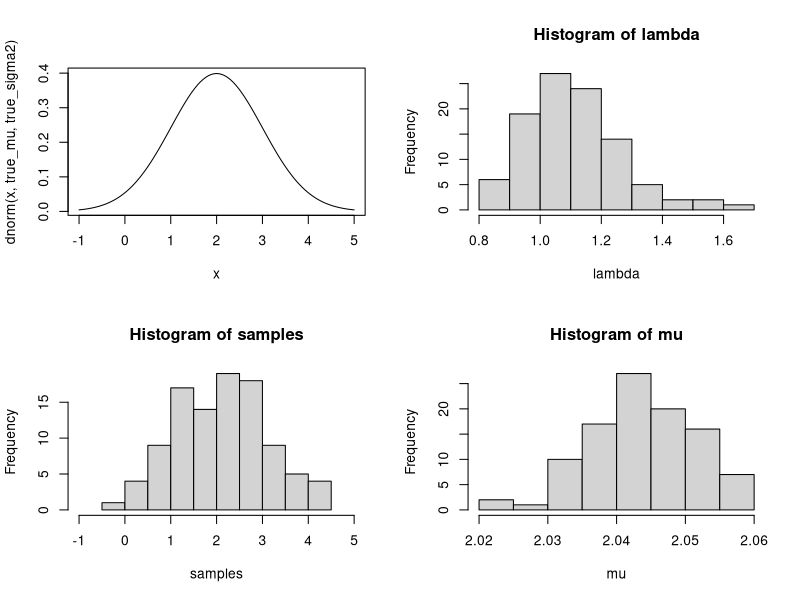

Reproduce this figure in R.
# variational_approximation_to_univariate_gaussian.R
# Author: Mark Greenaway

# This is the very first model I've ever tried to fit using variational approximations.
# This code is based entirely on the example from Section 21.5.1 on page 742 of
# Machine Learning: A Probabilistic Perspective

# Generate samples from true distribution x ~ N(2, 1^2) ----
true_mu = 2
true_sigma2 = 1^2
N = 100
x = rnorm(N, true_mu, true_sigma2)

mu_0 = 3
K_0 = 1/5
a_0 = 1
b_0 = 1
xbar = mean(x)

# These parameters are fixed ----
mu_N = (K_0 * mu_0 + N * xbar)/(K_0 + N)
a_N = a_0 + (N+1)/2

E_mu = function(mu_N)
{
  return(mu_N)
}

E_mu2 = function(mu_N, K_N)
{
  return(1/K_N + mu_N^2)
}

# Initialise ----
K_N = K_0
b_N = b_0
# Iteratively update until convergence ----
i = 1
likelihood = rep(NA, 1000)
while (TRUE) {
  K_N_last = K_N
  b_N_last = b_N
  
  K_N = (K_0 + N) * a_N/b_N
  b_N = b_0 + K_0*(E_mu2(mu_N, K_N) + mu_0^2 - 2*E_mu(mu_N) * mu_0) + 1/2*(sum(x^2 + E_mu2(mu_N, K_N) - 2*E_mu(mu_N)*x))
  #likelihood[i] = 1/2*log(1/K_N) + log(gamma(a_N)) - a_N*log(b_N)
  likelihood[i] = -1/2*log(K_N) + lgamma(a_N) - a_N*log(b_N)
  
  print(paste("Iteration", i, ":", "K_N", K_N, "b_N", b_N, "lik", likelihood[i]))
  i = i + 1
  if (isTRUE(all.equal(K_N, K_N_last)) && isTRUE(all.equal(b_N, b_N_last)))
    break
  
  if (i > 99) 
    break
}
# FIXME: The likelihood does not monotonically increase! The theory guarantees that it must,
# so something must be wrong - either in the maths or the code.

# Compare the true distribution with the distribution that we fit graphically ----
par(mfrow=c(2,2))
curve(dnorm(x, true_mu, true_sigma2), from=2-3, to=2+3)
lambda = rep(NA, N)
mu = rep(NA, N)
samples = rep(NA, N)
for(i in 1:N) {
  lambda[i] = rgamma(1, a_N, b_N)
  mu[i] = rnorm(1, mu_N, (K_N*lambda)^{-1})
  samples[i] = rnorm(1, mu[i], 1/lambda[i])
}
hist(lambda)
hist(samples, xlim=c(-1, 5))
hist(mu)

# Try John Ormerod's variant ----
# This code actually works correctly.
# Let X ~ N(mu, sigma2)
# mu ~ N(mu_mu, sigma_mu^2)
# sigma2 ~ IG(A,B)
# Initialise ----
mu_mu = 0
sigma2_mu = 10^8
A = 1/100
B = 1/100
n = 20
x = rnorm(n, 100, 15)
xbar = mean(x)
B_q_sigma2 = 1
# Iterate ----
sigma2_q_mu = (n*(A + n/2)/B_q_sigma2 + 1/sigma2_mu)^{-1}
mu_q_mu = (n*xbar*(A+n/2)/B_q_sigma2+mu_mu/sigma2_mu)*sigma2_q_mu
B_q_sigma2 = B + 1/2*(sum((x - mu_q_mu)^2)+n*sigma2_q_mu)
log_likelihood = 1/2-n/2*log(2*pi)+1/2*log(sigma2_q_mu/sigma2_mu) - ((mu_q_mu - mu_mu)^2 + sigma2_q_mu)/(2*sigma2_mu)
log_likelihood